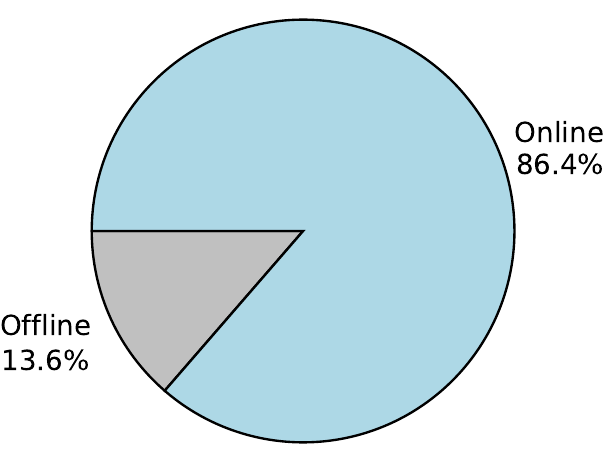

Recreate this plot in Python.
import matplotlib.pyplot as plt
import pandas as pd

# Chargement des données
data = pd.read_csv('CORPUS-Final.csv')

target = data["Dynamicity"]

# Comptage des occurrences ONLINE / OFFLINE
nbOffline = sum("OFF" in str(t).upper() for t in target)
NbOnline = sum("ON" in str(t).upper() for t in target)

# Calcul des pourcentages
TotalPub = nbOffline + NbOnline
rateOffline = nbOffline / TotalPub * 100
rateOnline = NbOnline / TotalPub * 100

# Préparation des données pour le graphique
Tasks = [rateOffline, rateOnline]
my_labels = ['Offline', 'Online']
my_colors = ['silver', 'lightblue']
my_explode = (0, 0)

# Création du graphique
plt.figure(figsize=(6, 6))  # Ajuste la taille si nécessaire
plt.pie(
    Tasks,
    labels=my_labels,
    autopct='%1.1f%%',
    textprops={'fontsize': 20},
    startangle=180,
    colors=my_colors,
    explode=my_explode,
    wedgeprops={"edgecolor": "black", 'linewidth': 1.7}
)

# Supprimer le titre et assurer une bonne mise en page
plt.title('')
plt.axis('equal')

# Sauvegarde du PDF sans marges blanches
plt.savefig(
    "Animation Features-Dynamicity.pdf",
    dpi=600,
    bbox_inches='tight',
    pad_inches=0
)

plt.show()
